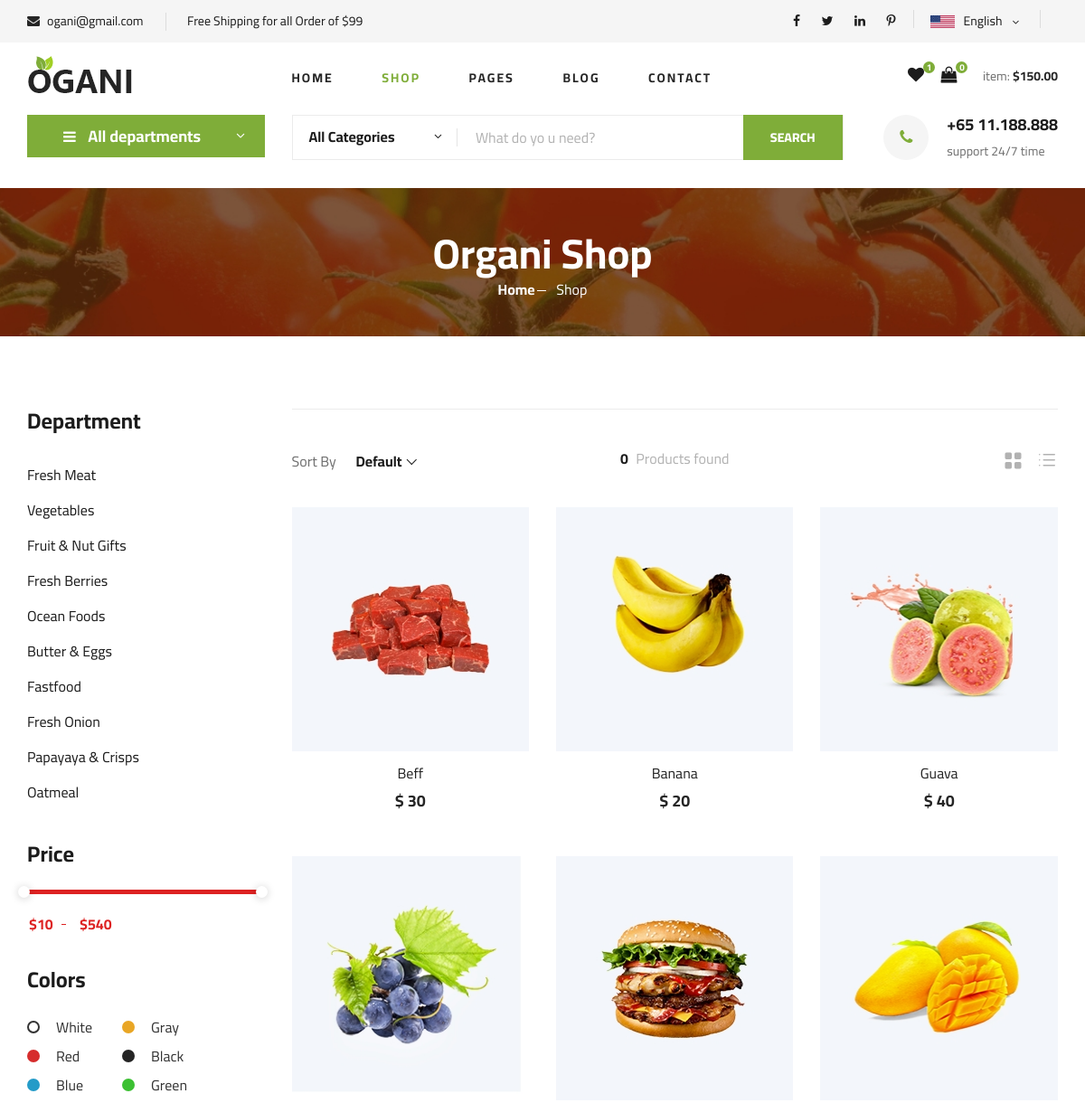
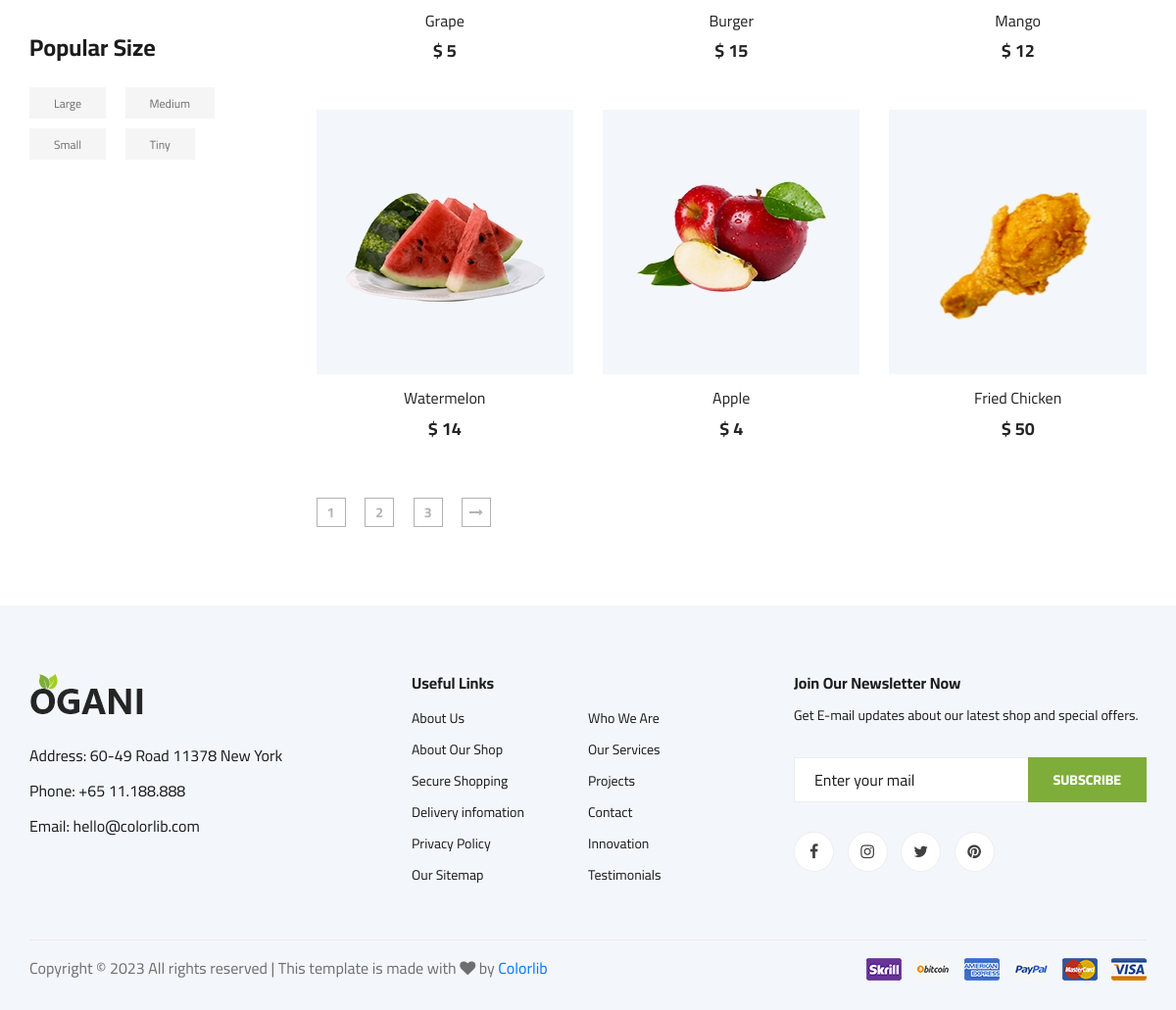
/shop-grid.php (signed in), run on the app's committed database (2 pictures, top to bottom).
### tables this page shows
CREATE TABLE `product` (
  `product_id` int NOT NULL,
  `product_name` varchar(255) NOT NULL,
  `product_desc` varchar(5000) NOT NULL,
  `product_image` varchar(255) NOT NULL,
  `product_price` int NOT NULL,
  `product_type` varchar(255) NOT NULL,
  `product_rating` int NOT NULL
);

### shop-grid.php (the view, shortened to what the rows shown need)
<?php
require 'function.php';
$showData = $show("product");
?>
<!DOCTYPE html>
<html lang="zxx">
<head>
    <link rel="stylesheet" href="css/bootstrap.min.css" type="text/css">
    <link rel="stylesheet" href="css/font-awesome.min.css" type="text/css">
    <link rel="stylesheet" href="css/elegant-icons.css" type="text/css">
    <link rel="stylesheet" href="css/nice-select.css" type="text/css">
    <link rel="stylesheet" href="css/jquery-ui.min.css" type="text/css">
    <link rel="stylesheet" href="css/owl.carousel.min.css" type="text/css">
    <link rel="stylesheet" href="css/slicknav.min.css" type="text/css">
    <link rel="stylesheet" href="css/style.css" type="text/css">
</head>
<body>
    <section class="breadcrumb-section set-bg" data-setbg="img/breadcrumb.jpg">
        <div class="container">
            <div class="row">
                <div class="col-lg-12 text-center">
                    <div class="breadcrumb__text">
                        <h2>Organi Shop</h2>
                    </div>
                </div>
            </div>
        </div>
    </section>
    <section class="product spad">
        <div class="container">
            <div class="row">
                <div class="col-lg-9 col-md-7">
                    <div class="row">
                        <?php while ($row = $showData->fetch_assoc()) { ?>
                            <div class="col-lg-4 col-md-6 col-sm-6">
                                <div class="product__item">
                                    <div class="product__item__pic set-bg"
                                        data-setbg="img/product/<?= $row['product_image'] ?>">
                                    </div>
                                    <div class="product__item__text">
                                        <h6><a href="#">
                                                <?= $row['product_name'] ?>
                                            </a></h6>
                                        <h5>$
                                            <?= $row['product_price'] ?>
                                        </h5>
                                    </div>
                                </div>
                            </div>
                        <?php } ?>
                    </div>
                </div>
            </div>
        </div>
    </section>
</body>
</html>

### data on the page
product: shows a picture, product_name "Beff", product_price "30"
product: shows a picture, product_name "Banana", product_price "20"
product: shows a picture, product_name "Guava", product_price "40"
product: shows a picture, product_name "Grape", product_price "5"
product: shows a picture, product_name "Burger", product_price "15"
product: shows a picture, product_name "Mango", product_price "12"
product: shows a picture, product_name "Watermelon", product_price "14"
product: shows a picture, product_name "Apple", product_price "4"
product: shows a picture, product_name "Fried Chicken", product_price "50"

### other printed values
$result['amount'] "0"
